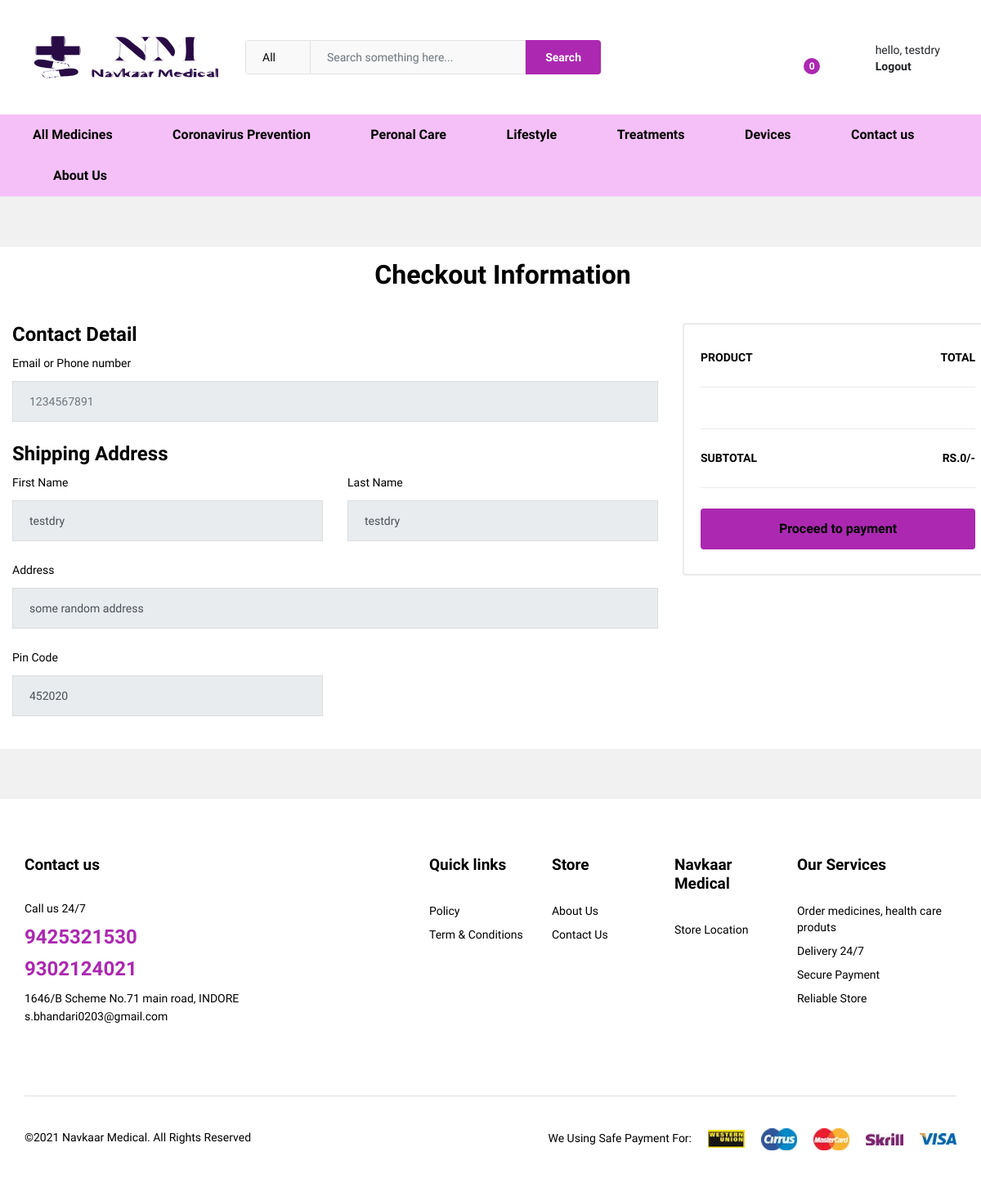
/checkout (signed in), run on an earlier commit of the app's database.
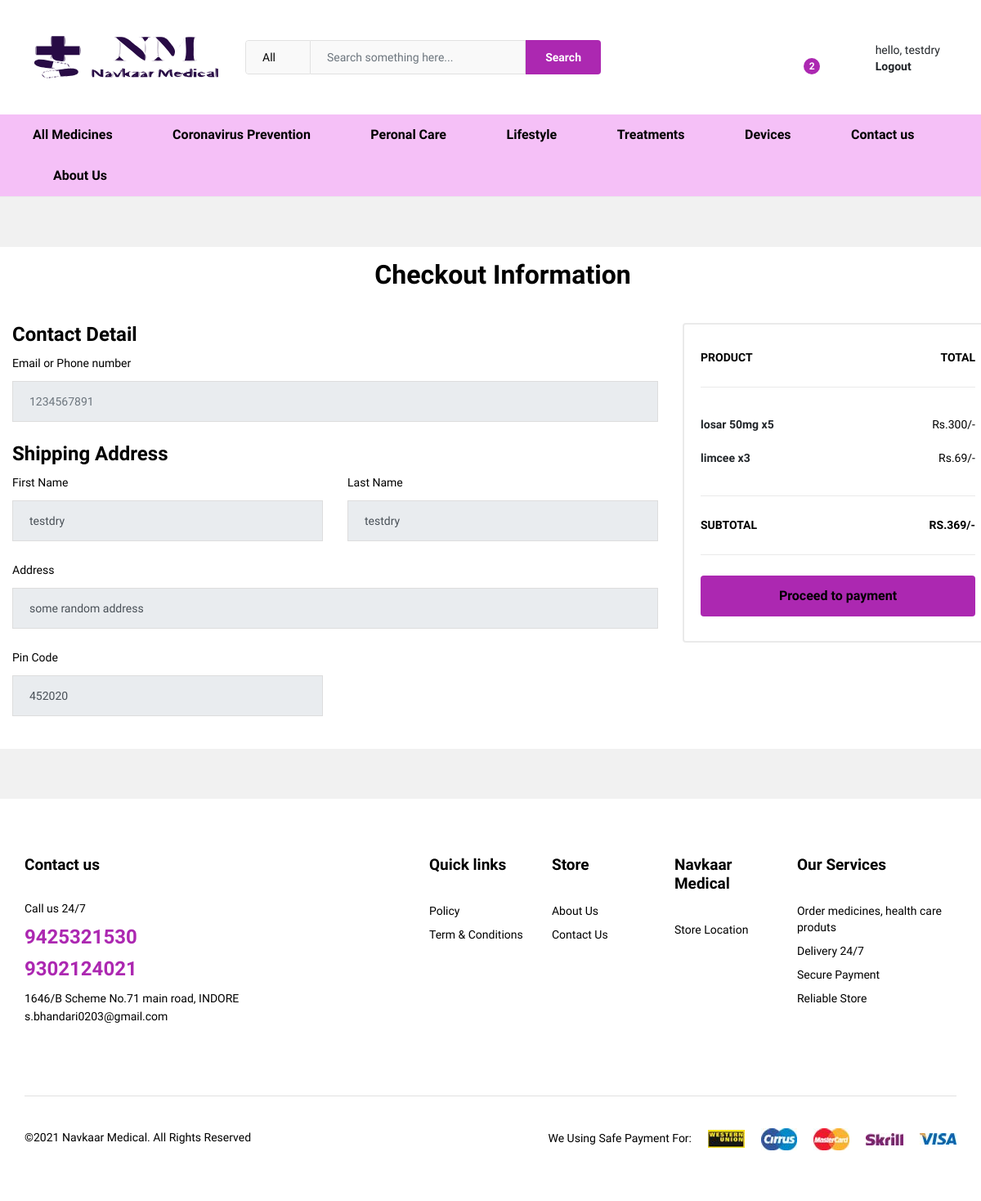
And on a later commit of the database.
### main/models.py (models this page shows, shortened)
class cart(models.Model):
    cus_id=models.ForeignKey(User,on_delete=models.CASCADE)
    product_id=models.ForeignKey(product, on_delete=models.CASCADE)
    quantity = models.IntegerField()
    def __str__(self):
        return self.cus_id.first_name
    @property
    def get_total_cart(self):
        return self.quantity * self.product_id.mrp

class product(models.Model):
    medicinename=models.CharField(max_length=40)
    productdescription=models.TextField(default="NULL",null=True)
    keyingr=models.TextField(default="NULL",null=True)
    cat_id=models.ForeignKey(product_category, on_delete=models.CASCADE)
    prescriptiontype = (('T','True'),('F','False'))
    productpic = models.ImageField(null=True,blank=True ,upload_to = 'products')
    prescriptionreq = models.TextField(max_length=50, choices = prescriptiontype ,blank=True)
    mrp=models.IntegerField()
    medquantity=models.IntegerField()
    meduses=models.TextField(max_length=80, null=True, default="NULL")
    safetyinfo=models.TextField(default="NULL",null=True)
    brand=models.CharField(max_length=100,null=True ,default="NULL")
    manufracturer=models.CharField(max_length=100 ,default="NULL", null=True)

### main/views.py (the view)
# urls.py: path("checkout",views.checkout, name = 'checkout'),
def checkout(request):
    user = request.user
    if user.is_authenticated:
        try:
            c = cart.objects.filter(cus_id = request.user)
        except:
            print("cart query not matched")
            c = None
        print(c)
        amount = 0
        cart_product = [p for p in cart.objects.all() if p.cus_id == request.user]
        for p in cart_product:
            tempamount = (p.quantity*p.product_id.mrp)
            amount+=tempamount
        totalpurchased = len(cart_product)
        data = {
            'totalpurchased':totalpurchased,
            'amount':amount
        }
        data['cart'] = c
        print(data['cart'])
        return render(request,'main/checkout.html',data)
    else:
        return redirect('login')

### main/templates/main/checkout.html (shortened to what the changed rows need)
{% extends "main/test.html" %}
{% load static %}
{% block mainblock %}
        <section class="ps-section--account ps-checkout">
            <div class="container">
                <div class="ps-section__content">
                    <form class="ps-form--checkout" action="http://nouthemes.net/html/martfury/index.html" method="get">
                        <div class="ps-form__content">
                            <div class="row">
                                <div class="col-xl-4 col-lg-4 col-md-12 col-sm-12 col-12 ">
                                    <div class="ps-block--checkout-order">
                                        <div class="ps-block__content">
                                            <figure>
                                                <figcaption><strong>Product</strong><strong>Total</strong></figcaption>
                                            </figure>
                                            <figure class="ps-block__items">
                                                {% for i in cart %}
                                                    <a href="{% url 'product_details' i.product_id.id %}"><strong>{{ i.product_id.medicinename }} x{{ i.quantity }}</strong><small>Rs.{{ i.get_total_cart }}/-</small></a>
                                                {% endfor %}
                                            </figure>
                                            <figure>
                                                <figcaption><strong>Subtotal</strong><strong>Rs.{{ amount }}/-</strong></figcaption>
                                            </figure>
                                            {% if user.profile.address1 != "Null" %}
                                                <a class="ps-btn ps-btn--fullwidth" href="#">Proceed to payment</a>
                                            {% else %}
                                                <a class="ps-btn ps-btn--fullwidth btnSubmit" id="btnSubmit" href="#">Proceed to payment</a>
                                            {% endif %}
                                        </div>
                                    </div>
                                </div>
                            </div>
                        </div>
                    </form>
                </div>
            </div>
        </section>
{% endblock mainblock %}

### main/templates/main/test.html (shortened to what the changed rows need)
{% load static %}
<!DOCTYPE html>
<html lang="en">
<head>
    <link rel="stylesheet" href="{% static 'plugins/font-awesome/css/font-awesome.min.css' %}">
    <link rel="stylesheet" href="{% static 'fonts/Linearicons/Linearicons/Font/demo-files/demo.css' %}">
    <link rel="stylesheet" href="{% static 'plugins/bootstrap/css/bootstrap.min.css' %}">
    <link rel="stylesheet" href="{% static 'plugins/owl-carousel/assets/owl.carousel.min.css' %}">
    <link rel="stylesheet" href="{% static 'plugins/owl-carousel/assets/owl.theme.default.min.css' %}">
    <link rel="stylesheet" href="{% static 'plugins/slick/slick/slick.css' %}">
    <link rel="stylesheet" href="{% static 'plugins/nouislider/nouislider.min.css' %}">
    <link rel="stylesheet" href="{% static 'plugins/lightGallery-master/dist/css/lightgallery.min.css' %}">
    <link rel="stylesheet" href="{% static 'plugins/jquery-bar-rating/dist/themes/fontawesome-stars.css' %}">
    <link rel="stylesheet" href="{% static 'plugins/select2/dist/css/select2.min.css' %}">
    <link rel="stylesheet" href="{% static 'css/style.css' %}">
    <link rel="stylesheet" href="{% static 'css/medicine.css' %}">
</head>
<body>
<header class="header header--standard header--medicine" data-sticky="true">
    <div class="header__content">
        <div class="ps-container">
            <div class="header__content-right">
                <div class="header__actions">
                    <div class="ps-cart--mini"><a class="header__extra" href="#"><i class="icon-bag2"></i><span id = "totalpurchased1"><i>{{totalpurchased}}</i></span></a>
                    </div>
                </div>
            </div>
        </div>
    </div>
</header>
            {% block mainblock %}
            {% endblock mainblock %}
</body>
</html>

What changed in the data, as far as the page shows it:
added cart: product_id.medicinename "losar 50mg", quantity "5", get_total_cart "300"
added cart: product_id.medicinename "limcee", quantity "3", get_total_cart "69"
Also different on the page:
{{ totalpurchased }}: "0" → "2"
{{ amount }}: "0" → "369"
